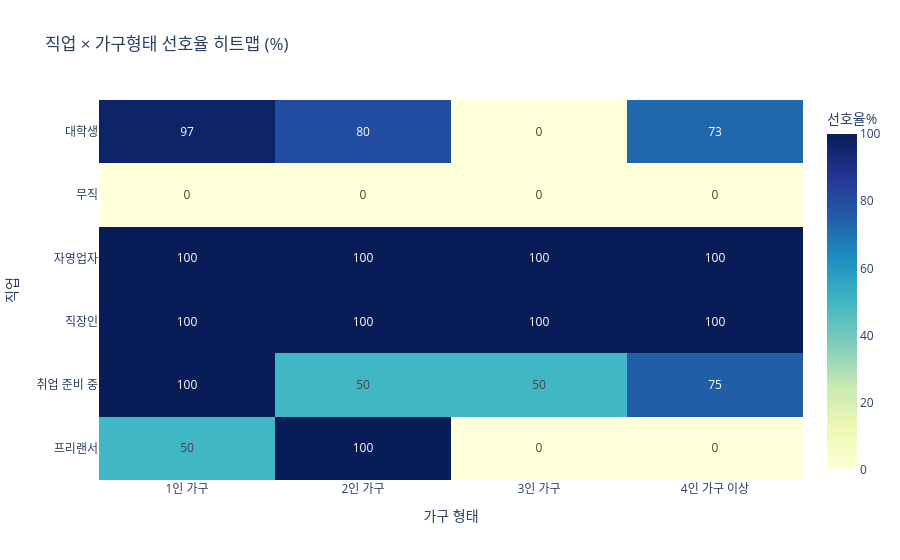

The notebook cell this image was saved under:
### Markdown cell above
### 📌 그래프 설명 — 직업별 선호율

직업 세그먼트별로 서비스 이용 의향(4~5점) 비율을 비교했습니다. 빨간 점선은 전체 평균(88.7%)입니다.

| 직업 | n | 선호율 | 해석 |
|------|---|--------|------|
| 직장인 | 26 | **100%** | 확장 1순위 후보 |
| 자영업자 | 7 | **100%** | 이동·보관 니즈 높음 |
| 대학생 (메인) | 48 | 89.6% | 현재 타겟, 기준선 |
| 취업 준비 중 | 19 | 84.2% | 이사·면접 시즌 수요 |
| 프리랜서 | 5 | 40% | 표본 작음, 추가 검증 필요 |

**메인 vs 확장:** 대학생 89.6% vs 비대학생 87.9% — 큰 격차 없음.

### ✅ 소결론

대학생만이 선호하는 서비스가 **아님**. 특히 **직장인·자영업자**는 메인 타겟과 동등하거나 더 높은 선호를 보여, 사업 확장의 실측 근거가 됩니다.

### Code cell
heatmap_data = features.groupby(["occupation", "housing_type"], observed=True).apply(
    lambda g: targets.loc[g.index, "service_preference"].mean() * 100
).reset_index(name="preference_pct")
pivot = heatmap_data.pivot(index="occupation", columns="housing_type", values="preference_pct")

fig = px.imshow(
    pivot.fillna(0), text_auto=".0f", aspect="auto",
    title="직업 × 가구형태 선호율 히트맵 (%)",
    color_continuous_scale="YlGnBu", template=PLOTLY_TEMPLATE,
    labels=dict(x="가구 형태", y="직업", color="선호율%"),
)
fig.show()

### Figure 1 — Plotly figure (JSON) as saved in the notebook; plotly's stock layout.template omitted (floating-point values rounded to 4 significant figures)
{"data": [{"coloraxis": "coloraxis", "hovertemplate": "가구 형태: %{x}<br>직업: %{y}<br>선호율%: %{z}<extra></extra>", "name": "0", "texttemplate": "%{z:.0f}", "type": "heatmap", "x": ["1인 가구", "2인 가구", "3인 가구", "4인 가구 이상"], "xaxis": "x", "y": ["대학생", "무직", "자영업자", "직장인", "취업 준비 중", "프리랜서"], "yaxis": "y", "z": [[96.88, 80.0, 0.0, 72.73], [0.0, 0.0, 0.0, 0.0], [100.0, 100.0, 100.0, 100.0], [100.0, 100.0, 100.0, 100.0], [100.0, 50.0, 50.0, 75.0], [50.0, 100.0, 0.0, 0.0]]}], "layout": {"coloraxis": {"colorbar": {"title": {"text": "선호율%"}}, "colorscale": [[0, "rgb(255,255,217)"], [0.125, "rgb(237,248,177)"], [0.25, "rgb(199,233,180)"], [0.375, "rgb(127,205,187)"], [0.5, "rgb(65,182,196)"], [0.625, "rgb(29,145,192)"], [0.75, "rgb(34,94,168)"], [0.875, "rgb(37,52,148)"], [1, "rgb(8,29,88)"]]}, "title": {"text": "직업 × 가구형태 선호율 히트맵 (%)"}, "xaxis": {"anchor": "y", "domain": [0, 1], "title": {"text": "가구 형태"}}, "yaxis": {"anchor": "x", "autorange": "reversed", "domain": [0, 1], "title": {"text": "직업"}}}}
